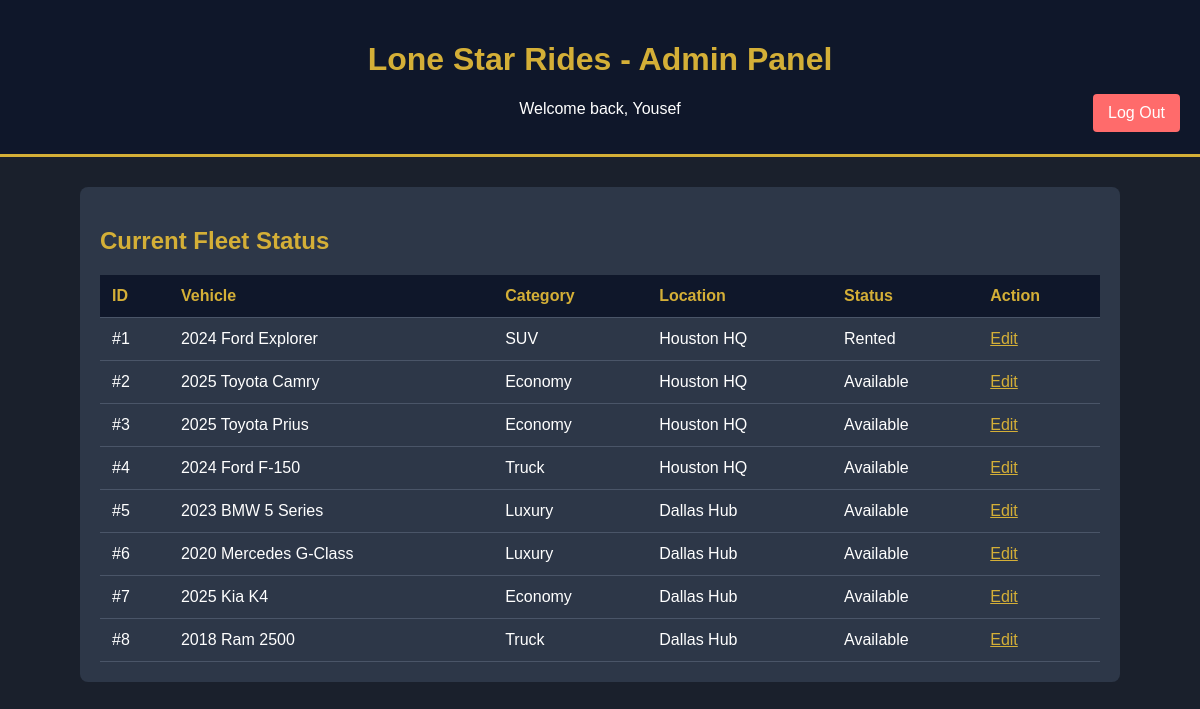
Page /admin_dashboard.php (signed in) on the committed database.
### tables this page shows
CREATE TABLE `vehicles` (
  `Vehicle_ID` int(11) NOT NULL,
  `Make` varchar(50) NOT NULL,
  `Model` varchar(50) NOT NULL,
  `Year` year(4) NOT NULL,
  `Category` enum('SUV','Luxury','Economy','Truck') NOT NULL,
  `Fuel_Type` varchar(30) NOT NULL,
  `Daily_Rate` decimal(6,2) NOT NULL,
  `Current_Status` enum('Available','Rented','Maintenance') NOT NULL DEFAULT 'Available',
  `Current_Branch_ID` int(11) DEFAULT NULL
);

CREATE TABLE `branches` (
  `Branch_ID` int(11) NOT NULL,
  `Branch_Name` varchar(200) NOT NULL,
  `Street_Address` varchar(200) NOT NULL,
  `City` varchar(100) NOT NULL,
  `State` varchar(2) NOT NULL,
  `Zip_Code` int(11) NOT NULL,
  `Latitude` decimal(10,8) NOT NULL,
  `Longitude` decimal(11,8) NOT NULL
);

### admin_dashboard.php (the view, shortened to what this page needs)
<?php
require_once 'db_connect.php';
try {
    $query = "SELECT v.Vehicle_ID, v.Make, v.Model, v.Year, v.Category, v.Current_Status, b.Branch_Name
              FROM Vehicles v
              LEFT JOIN Branches b ON v.Current_Branch_ID = b.Branch_ID
              ORDER BY v.Vehicle_ID ASC";
    $stmt = $pdo->prepare($query);
    $stmt->execute();
    $vehicles = $stmt->fetchAll(PDO::FETCH_ASSOC);
} catch(PDOException $e) {
    die("Error fetching fleet data: " . $e->getMessage());
}
?>
<!DOCTYPE html>
<html lang="en">
<head>
</head>
<body>
    <header>
        <h1>Lone Star Rides - Admin Panel</h1>
        <p>Welcome back, <?php echo htmlspecialchars($_SESSION['first_name']); ?></p>
        <a href="logout.php" class="logout-btn">Log Out</a>
    </header>
    <div class="container">
        <h2>Current Fleet Status</h2>
        <table>
            <thead>
                <tr>
                    <th>ID</th>
                    <th>Vehicle</th>
                    <th>Category</th>
                    <th>Location</th>
                    <th>Status</th>
                    <th>Action</th>
                </tr>
            </thead>
            <tbody>
                <?php if (count($vehicles) > 0): ?>
                    <?php foreach ($vehicles as $car): ?>
                        <tr>
                            <td>#<?php echo $car['Vehicle_ID']; ?></td>
                            <td><?php echo $car['Year'] . ' ' . htmlspecialchars($car['Make'] . ' ' . $car['Model']); ?></td>
                            <td><?php echo htmlspecialchars($car['Category']); ?></td>
                            <td><?php echo htmlspecialchars($car['Branch_Name'] ?? 'Unassigned'); ?></td>
                            <td><?php echo htmlspecialchars($car['Current_Status']); ?></td>
                            <td><a href="#" style="color: #d4af37;">Edit</a></td>
                        </tr>
                    <?php endforeach; ?>
                <?php else: ?>
                    <tr><td colspan="6">No vehicles found in the fleet.</td></tr>
                <?php endif; ?>
            </tbody>
        </table>
    </div>
</body>
</html>

### admin_dashboard.php (style rules this page uses)
body { font-family: sans-serif; background-color: #1a202c; color: #ffffff; margin: 0; }
header { background-color: #0f172a; padding: 20px; text-align: center; border-bottom: 3px solid #d4af37; }
h1, h2 { color: #d4af37; }
.container { max-width: 1000px; margin: 30px auto; padding: 20px; background-color: #2d3748; border-radius: 8px; }
table { width: 100%; border-collapse: collapse; margin-top: 20px; }
th, td { padding: 12px; text-align: left; border-bottom: 1px solid #4a5568; }
th { background-color: #0f172a; color: #d4af37; }
.logout-btn { display: inline-block; padding: 10px 15px; background-color: #ff6b6b; color: white; text-decoration: none; border-radius: 4px; float: right; margin-top: -40px; }

### rows in the picture
vehicles: Vehicle_ID "1", Year "2024", Make+Model "Ford Explorer", Category "SUV", Current_Branch_ID.Branch_Name "Houston HQ", Current_Status "Rented"
vehicles: Vehicle_ID "2", Year "2025", Make+Model "Toyota Camry", Category "Economy", Current_Branch_ID.Branch_Name "Houston HQ", Current_Status "Available"
vehicles: Vehicle_ID "3", Year "2025", Make+Model "Toyota Prius", Category "Economy", Current_Branch_ID.Branch_Name "Houston HQ", Current_Status "Available"
vehicles: Vehicle_ID "4", Year "2024", Make+Model "Ford F-150", Category "Truck", Current_Branch_ID.Branch_Name "Houston HQ", Current_Status "Available"
vehicles: Vehicle_ID "5", Year "2023", Make+Model "BMW 5 Series", Category "Luxury", Current_Branch_ID.Branch_Name "Dallas Hub", Current_Status "Available"
vehicles: Vehicle_ID "6", Year "2020", Make+Model "Mercedes G-Class", Category "Luxury", Current_Branch_ID.Branch_Name "Dallas Hub", Current_Status "Available"
vehicles: Vehicle_ID "7", Year "2025", Make+Model "Kia K4", Category "Economy", Current_Branch_ID.Branch_Name "Dallas Hub", Current_Status "Available"
vehicles: Vehicle_ID "8", Year "2018", Make+Model "Ram 2500", Category "Truck", Current_Branch_ID.Branch_Name "Dallas Hub", Current_Status "Available"

### other values in the picture
$_SESSION['first_name'] "Yousef"
